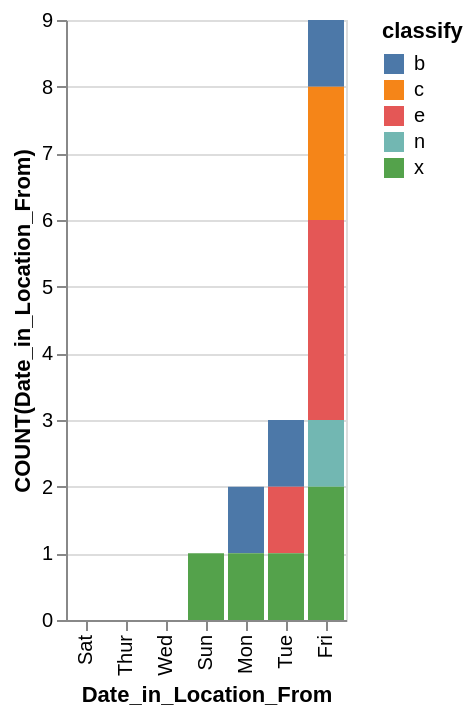

The specification (Vega-Lite) saved for this image:
### Vega-Lite specification from a JSON file in a GitHub repository (floating-point values rounded to 4 significant figures)
{"data": {"values": [{"x_data": "Sat", "y_data": 0, "classify": "b"}, {"x_data": "Thur", "y_data": 0, "classify": "b"}, {"x_data": "Wed", "y_data": 0, "classify": "b"}, {"x_data": "Sun", "y_data": 0, "classify": "b"}, {"x_data": "Mon", "y_data": 1, "classify": "b"}, {"x_data": "Tue", "y_data": 1, "classify": "b"}, {"x_data": "Fri", "y_data": 1, "classify": "b"}, {"x_data": "Sat", "y_data": 0, "classify": "c"}, {"x_data": "Thur", "y_data": 0, "classify": "c"}, {"x_data": "Wed", "y_data": 0, "classify": "c"}, {"x_data": "Sun", "y_data": 0, "classify": "c"}, {"x_data": "Mon", "y_data": 0, "classify": "c"}, {"x_data": "Tue", "y_data": 0, "classify": "c"}, {"x_data": "Fri", "y_data": 2, "classify": "c"}, {"x_data": "Sat", "y_data": 0, "classify": "e"}, {"x_data": "Thur", "y_data": 0, "classify": "e"}, {"x_data": "Wed", "y_data": 0, "classify": "e"}, {"x_data": "Sun", "y_data": 0, "classify": "e"}, {"x_data": "Mon", "y_data": 0, "classify": "e"}, {"x_data": "Tue", "y_data": 1, "classify": "e"}, {"x_data": "Fri", "y_data": 3, "classify": "e"}, {"x_data": "Sat", "y_data": 0, "classify": "n"}, {"x_data": "Thur", "y_data": 0, "classify": "n"}, {"x_data": "Wed", "y_data": 0, "classify": "n"}, {"x_data": "Sun", "y_data": 0, "classify": "n"}, {"x_data": "Mon", "y_data": 0, "classify": "n"}, {"x_data": "Tue", "y_data": 0, "classify": "n"}, {"x_data": "Fri", "y_data": 1, "classify": "n"}, {"x_data": "Sat", "y_data": 0, "classify": "x"}, {"x_data": "Thur", "y_data": 0, "classify": "x"}, {"x_data": "Wed", "y_data": 0, "classify": "x"}, {"x_data": "Sun", "y_data": 1, "classify": "x"}, {"x_data": "Mon", "y_data": 1, "classify": "x"}, {"x_data": "Tue", "y_data": 1, "classify": "x"}, {"x_data": "Fri", "y_data": 2, "classify": "x"}]}, "mark": "bar", "encoding": {"x": {"field": "x_data", "type": "nominal", "title": "Date_in_Location_From", "sort": {"op": "sum", "field": "y_data", "order": "ascending"}}, "y": {"field": "y_data", "type": "quantitative", "title": "COUNT(Date_in_Location_From)"}, "color": {"field": "classify"}}}
